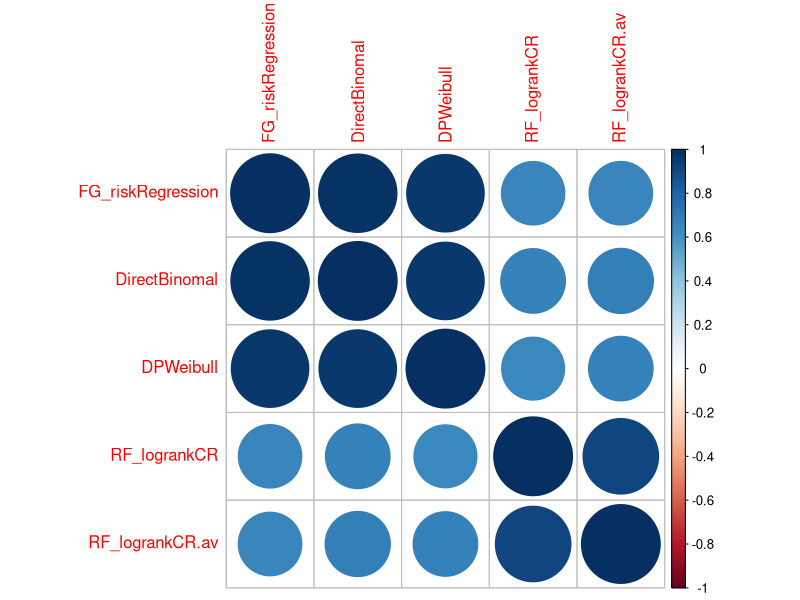

R code for this plot:
## ---- chunk 1
knitr::opts_chunk$set(
  collapse = TRUE,
  comment = "#>",
  cache = TRUE
)
## ---- chunk 2
pred_CIF <- read.csv("../Predictions/pred_CIF.csv")
pred_Others <- read.csv("../Predictions/pred_Others.csv")
pred_All <- merge(pred_CIF, pred_Others, by = "testID")
## ---- chunk 3
library(corrplot)
pred_cor <- cor(pred_All[,-1])
corrplot(pred_cor)
## ---- chunk 4
sessionInfo()
